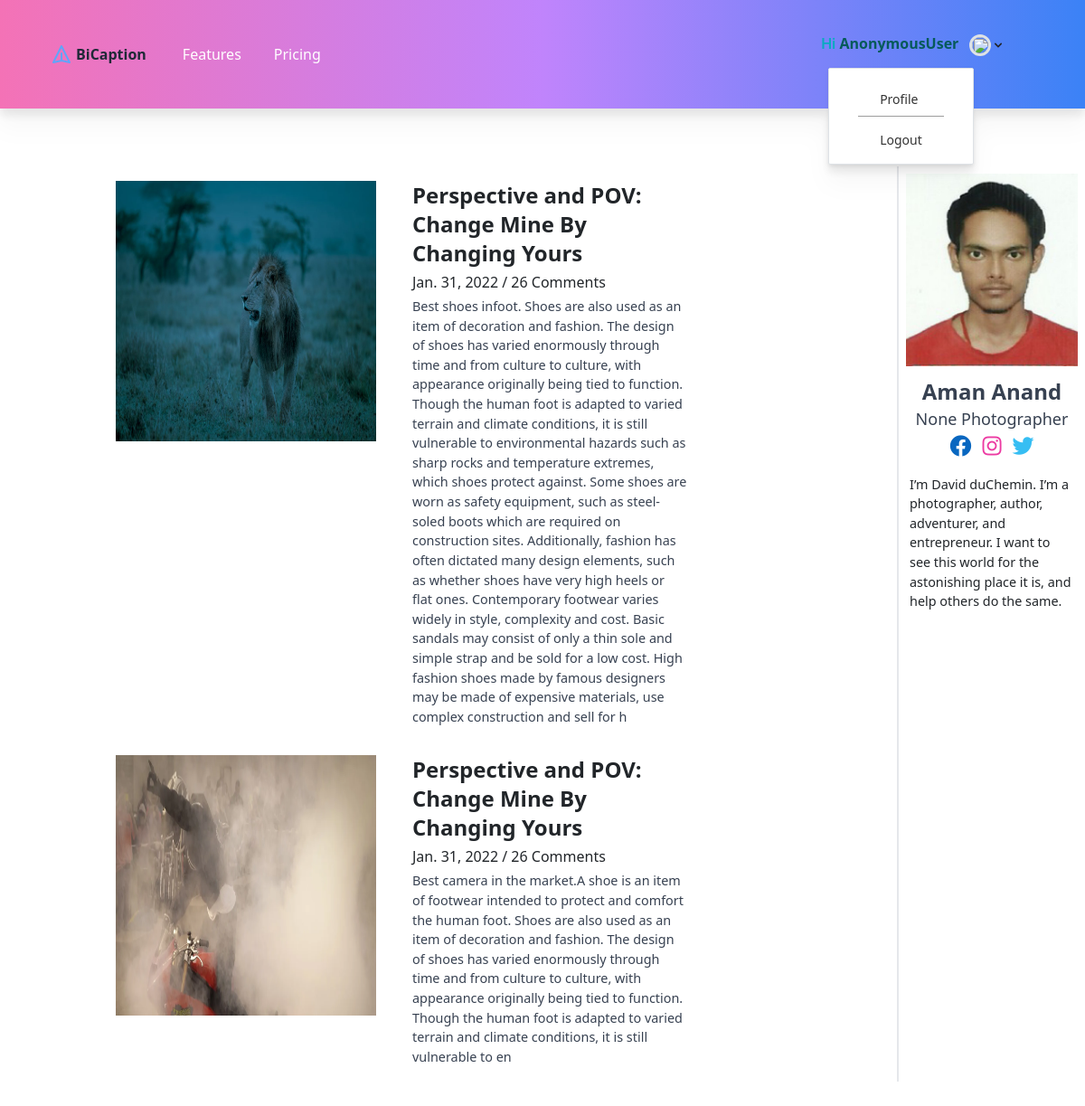
/blog/60, run on an earlier commit of the app's database.
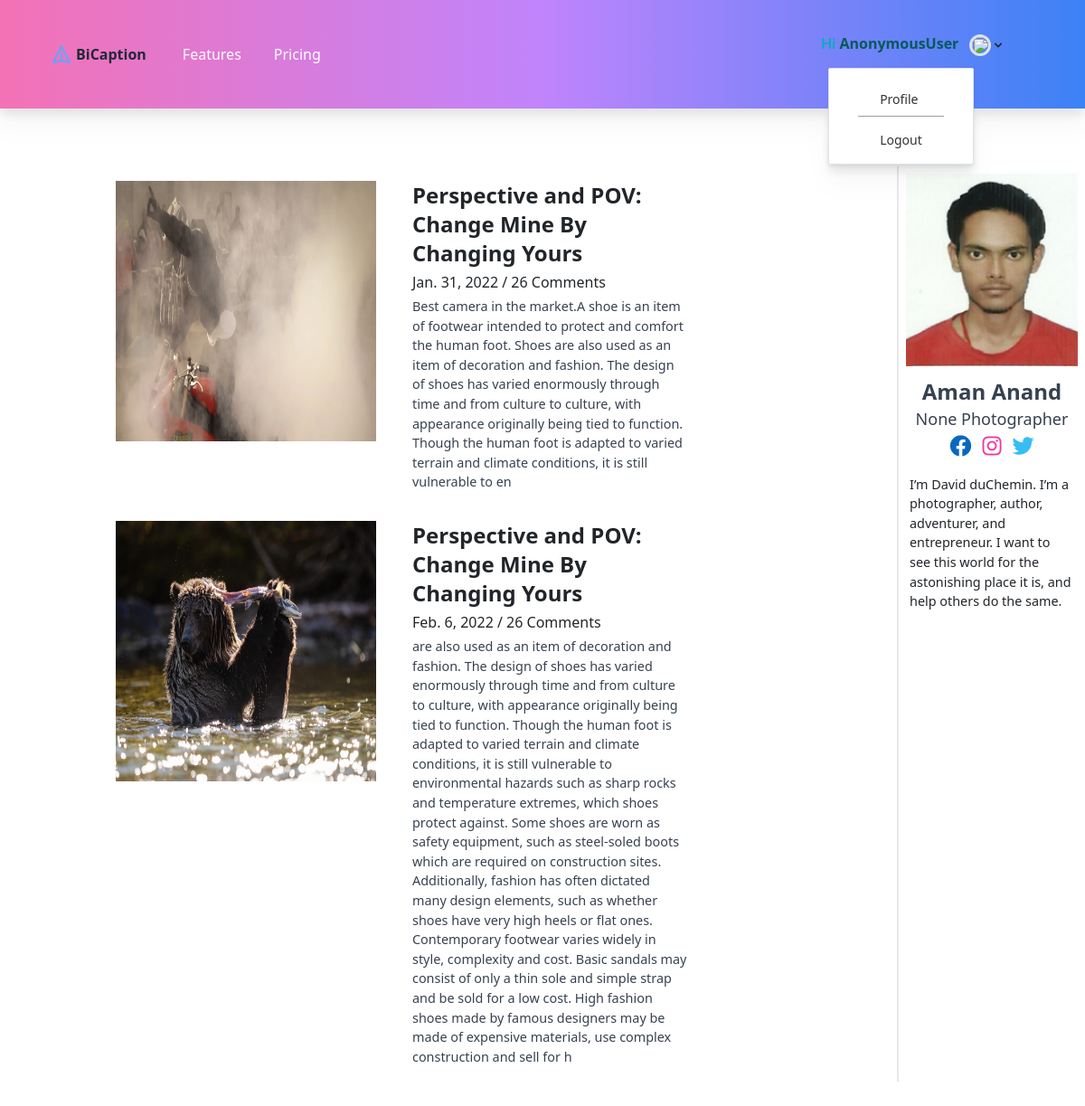
And on a later commit of the database.
### Hub/models.py (models this page shows, shortened)
class Blog(models.Model):
    photographer = models.ForeignKey(Photographer, on_delete=models.CASCADE)
    carousel1 = models.ImageField(upload_to="images/")
    carousel2 = models.ImageField(upload_to="images/")
    carousel3 = models.ImageField(upload_to="images/")
    img = models.ImageField(upload_to="images/")
    head = models.CharField(max_length=50)
    date = models.DateField()
    desc = models.CharField(max_length=400)

### Hub/views.py (the view, shortened to what this page needs)
# urls.py: path('blog/<int:pid>', views.blog, name='blog'),
def blog(request, pid):
    ph = Photographer.objects.get(photographer_id=pid)
    post = Blog.objects.filter(photographer = ph)
    context={}
    context['ph'] = ph
    context['post'] = post
    return render(request, 'blog.html', context)

### templates/blog.html (shortened to what the changed rows need)
<!DOCTYPE html>
<html lang="en">
<head>
  <link rel="stylesheet" href="https://unpkg.com/tailwindcss/dist/tailwind.min.css" />
  <script src="https://cdn.tailwindcss.com"></script>
  <link rel="stylesheet" href="https://use.fontawesome.com/releases/v5.15.4/css/all.css"
>
  <link href="https://unpkg.com/tailwindcss@^1.0/dist/tailwind.min.css" rel="stylesheet" />
  <link href="https://cdn.jsdelivr.net/npm/bootstrap@5.1.3/dist/css/bootstrap.min.css" rel="stylesheet"
>
</head>
<body>
  <div class="grid grid-cols-3 mb-32 divide-x-2 py-16">
    <div class="col-span-2 ml-24">
      {% for pst in post %}
      <div class="mx-3">
        <div class="h-84 flex ml-4 items-left">
          <div class="flex  space-x-4 py-3">
            <div class="">
              <img class="w-72 h-72" src="/media/{{pst.img}}" alt="image">
            </div>
            <div class="flex-1 px-4">
              <h1 class="text-2xl">
                <strong>{{pst.head}}</strong>
              </h1>
              <p class="mt-1">
                {{pst.date}} / 26 Comments
              </p>
              <p style="font-size:0.9rem" class="text-gray-700  mt-1">
                {{pst.desc}}
              </p>
            </div>
          </div>
        </div>
      </div>
      {% endfor %}
    </div>
    <div class="ml-48">
      <div class="w-full">
        <div class="text-center  p-1">
          <div>
            <h1 class="pt-1 text-center text-gray-700 font-bold text-2xl leading-8 mt-1">
              {{ph.fname}} {{ph.lname}}
            </h1>
          </div>
        </div>
      </div>
    </div>
  </div>
</body>
</html>

What changed in the data, as far as the page shows it:
removed Blog: img (picture), head "Perspective and POV: Change Mine By Changing Yours", date "Jan. 31, 2022", desc "Best shoes infoot. Shoes are also used as an item of decoration and fashion. The design of shoes has varied enormously through time and from culture to culture, with appearance originally being tied to function. Though the human foot is adapted to varied terrain and climate conditions, it is still vulnerable to environmental hazards such as sharp rocks and temperature extremes, which shoes protect against. Some shoes are worn as safety equipment, such as steel-soled boots which are required on construction sites. Additionally, fashion has often dictated many design elements, such as whether shoes have very high heels or flat ones. Contemporary footwear varies widely in style, complexity and…"
added Blog: img (picture), head "Perspective and POV: Change Mine By Changing Yours", date "Feb. 6, 2022", desc "are also used as an item of decoration and fashion. The design of shoes has varied enormously through time and from culture to culture, with appearance originally being tied to function. Though the human foot is adapted to varied terrain and climate conditions, it is still vulnerable to environmental hazards such as sharp rocks and temperature extremes, which shoes protect against. Some shoes are worn as safety equipment, such as steel-soled boots which are required on construction sites. Additionally, fashion has often dictated many design elements, such as whether shoes have very high heels or flat ones. Contemporary footwear varies widely in style, complexity and cost. Basic sandals may…"
